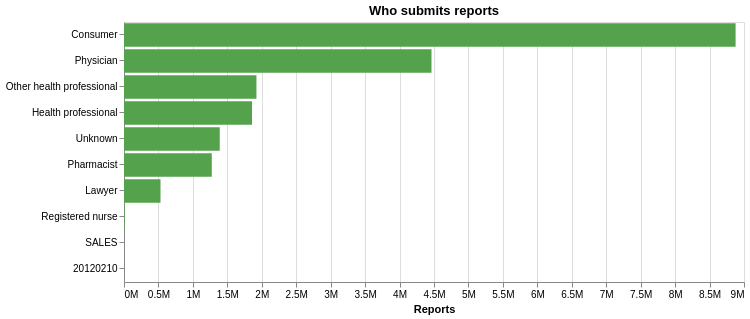

Here is the Vega-Lite specification saved for this chart:
### Vega-Lite specification from a JSON file in a GitHub repository (floating-point values rounded to 4 significant figures)
{"config": {"view": {"continuousWidth": 300, "continuousHeight": 300}}, "data": {"name": "data-74019cee8231b742eeb58a4e0d08179e"}, "mark": {"type": "bar", "color": "#54A24B"}, "encoding": {"tooltip": [{"field": "reports", "format": ",", "type": "quantitative"}], "x": {"axis": {"format": "~s"}, "field": "reports", "title": "Reports", "type": "quantitative"}, "y": {"field": "reporter", "sort": "-x", "title": null, "type": "nominal"}}, "height": 260, "title": "Who submits reports", "width": 620, "$schema": "https://vega.github.io/schema/vega-lite/v6.1.0.json", "datasets": {"data-74019cee8231b742eeb58a4e0d08179e": [{"occp_cod": "CN", "reports": 8877993, "reporter": "Consumer"}, {"occp_cod": "MD", "reports": 4463540, "reporter": "Physician"}, {"occp_cod": "OT", "reports": 1922526, "reporter": "Other health professional"}, {"occp_cod": "HP", "reports": 1857919, "reporter": "Health professional"}, {"occp_cod": "Unknown", "reports": 1389848, "reporter": "Unknown"}, {"occp_cod": "PH", "reports": 1274179, "reporter": "Pharmacist"}, {"occp_cod": "LW", "reports": 529821, "reporter": "Lawyer"}, {"occp_cod": "RN", "reports": 8346, "reporter": "Registered nurse"}, {"occp_cod": "SALES", "reports": 10, "reporter": "SALES"}, {"occp_cod": "20120210", "reports": 1, "reporter": "20120210"}]}}
